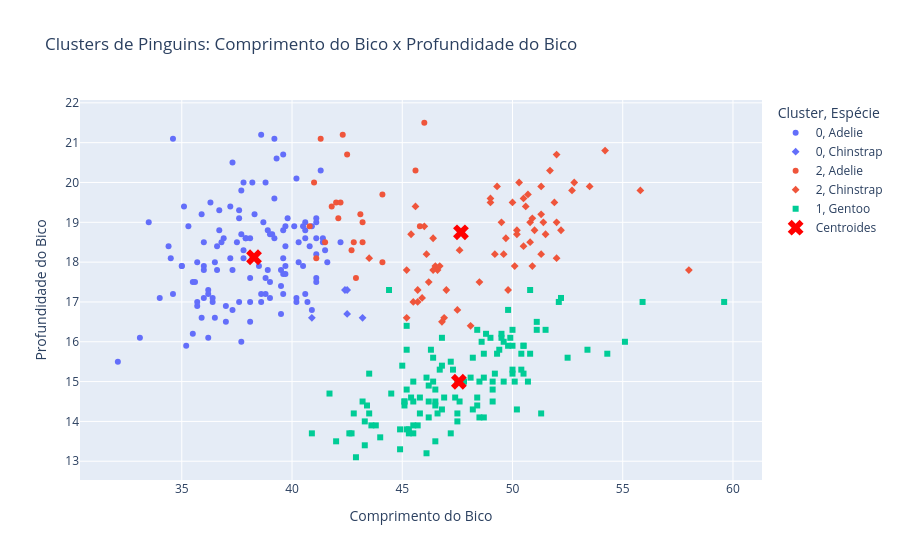

The cell this chart's notebook holds for it:
### Code cell
# Plotar os pontos dos dados coloridos pelo cluster
fig = px.scatter(
    df_clusters,
    x='bill_length_mm',
    y='bill_depth_mm',
    color='cluster',
    symbol='species',
    title='Clusters de Pinguins: Comprimento do Bico x Profundidade do Bico',
    labels={
        'bill_length_mm': 'Comprimento do Bico',
        'bill_depth_mm': 'Profundidade do Bico',
        'cluster': 'Cluster',
        'species': 'Espécie'
    }
)

# Adicionar os centroides ao gráfico
fig.add_scatter(
    x=df_centroides_3['bill_length_mm'],
    y=df_centroides_3['bill_depth_mm'],
    mode='markers',
    marker=dict(color='red', symbol='x', size=14),
    name='Centroides'
)

fig.show()

### Figure 1 — Plotly figure (JSON) as saved in the notebook; plotly's stock layout.template omitted (floating-point values rounded to 4 significant figures)
{"data": [{"hovertemplate": "Cluster=0<br>Espécie=Adelie<br>Comprimento do Bico=%{x}<br>Profundidade do Bico=%{y}<extra></extra>", "legendgroup": "0, Adelie", "marker": {"color": "#636efa", "symbol": "circle"}, "mode": "markers", "name": "0, Adelie", "orientation": "v", "showlegend": true, "type": "scatter", "x": [39.1, 39.5, 40.3, 36.7, 39.3, 38.9, 39.2, 41.1, 38.6, 34.6, 36.6, 38.7, 34.4, 37.8, 37.7, 35.9, 38.2, 38.8, 35.3, 40.6, 40.5, 37.9, 40.5, 39.5, 37.2, 39.5, 40.9, 36.4, 39.2, 38.8, 42.2, 37.6, 39.8, 36.5, 40.8, 36.0, 37.0, 39.6, 41.1, 36.0, 39.6, 40.1, 35.0, 34.5, 41.4, 39.0, 40.6, 36.5, 37.6, 35.7, 37.6, 41.1, 36.4, 41.6, 35.5, 41.1, 35.9, 33.5, 39.7, 39.6, 35.5, 40.9, 37.2, 36.2, 34.6, 36.7, 35.1, 37.3, 41.3, 36.3, 36.9, 38.3, 38.9, 35.7, 34.0, 39.6, 36.2, 38.1, 40.3, 33.1, 35.0, 37.7, 37.8, 37.9, 39.7, 38.6, 38.2, 38.1, 38.1, 39.7, 39.6, 38.6, 37.3, 35.7, 41.1, 36.2, 37.7, 40.2, 41.4, 35.2, 40.6, 38.8, 41.5, 39.0, 38.5, 36.8, 37.5, 38.1, 41.1, 35.6, 40.2, 37.0, 39.7, 40.2, 40.6, 32.1, 40.7, 37.3, 39.0, 39.2, 36.6, 36.0, 37.8, 36.0], "xaxis": "x", "y": [18.7, 17.4, 18.0, 19.3, 20.6, 17.8, 19.6, 17.6, 21.2, 21.1, 17.8, 19.0, 18.4, 18.3, 18.7, 19.2, 18.1, 17.2, 18.9, 18.6, 17.9, 18.6, 18.9, 16.7, 18.1, 17.8, 18.9, 17.0, 21.1, 20.0, 18.5, 19.3, 19.1, 18.0, 18.4, 18.5, 16.9, 18.8, 19.0, 17.9, 17.7, 18.9, 17.9, 18.1, 18.6, 17.5, 18.8, 16.6, 19.1, 16.9, 17.0, 18.2, 17.1, 18.0, 16.2, 19.1, 16.6, 19.0, 18.4, 17.2, 17.5, 16.8, 19.4, 16.1, 17.2, 18.8, 19.4, 17.8, 20.3, 19.5, 18.6, 19.2, 18.8, 18.0, 17.1, 18.1, 17.3, 18.6, 18.5, 16.1, 17.9, 16.0, 20.0, 18.6, 18.9, 17.2, 20.0, 17.0, 16.5, 17.7, 20.7, 17.0, 20.5, 17.0, 18.6, 17.2, 19.8, 17.0, 18.5, 15.9, 19.0, 17.6, 18.3, 17.1, 17.9, 18.5, 18.5, 17.6, 17.5, 17.5, 20.1, 16.5, 17.9, 17.1, 17.2, 15.5, 17.0, 16.8, 18.7, 18.6, 18.4, 17.8, 18.1, 17.1], "yaxis": "y"}, {"hovertemplate": "Cluster=0<br>Espécie=Chinstrap<br>Comprimento do Bico=%{x}<br>Profundidade do Bico=%{y}<extra></extra>", "legendgroup": "0, Chinstrap", "marker": {"color": "#636efa", "symbol": "diamond"}, "mode": "markers", "name": "0, Chinstrap", "orientation": "v", "showlegend": true, "type": "scatter", "x": [42.4, 43.2, 40.9, 42.5, 42.5], "xaxis": "x", "y": [17.3, 16.6, 16.6, 16.7, 17.3], "yaxis": "y"}, {"hovertemplate": "Cluster=2<br>Espécie=Adelie<br>Comprimento do Bico=%{x}<br>Profundidade do Bico=%{y}<extra></extra>", "legendgroup": "2, Adelie", "marker": {"color": "#EF553B", "symbol": "circle"}, "mode": "markers", "name": "2, Adelie", "orientation": "v", "showlegend": true, "type": "scatter", "x": [42.5, 46.0, 44.1, 42.3, 42.0, 41.3, 41.8, 45.8, 42.8, 42.1, 42.9, 41.1, 40.8, 43.2, 41.0, 43.2, 45.6, 42.2, 42.7, 44.1, 43.1, 41.5], "xaxis": "x", "y": [20.7, 21.5, 19.7, 21.2, 19.5, 21.1, 19.4, 18.9, 18.5, 19.1, 17.6, 18.1, 18.9, 18.5, 20.0, 19.0, 20.3, 19.5, 18.3, 18.0, 19.2, 18.5], "yaxis": "y"}, {"hovertemplate": "Cluster=2<br>Espécie=Chinstrap<br>Comprimento do Bico=%{x}<br>Profundidade do Bico=%{y}<extra></extra>", "legendgroup": "2, Chinstrap", "marker": {"color": "#EF553B", "symbol": "diamond"}, "mode": "markers", "name": "2, Chinstrap", "orientation": "v", "showlegend": true, "type": "scatter", "x": [46.5, 50.0, 51.3, 45.4, 52.7, 45.2, 46.1, 51.3, 46.0, 51.3, 46.6, 51.7, 47.0, 52.0, 45.9, 50.5, 50.3, 58.0, 46.4, 49.2, 48.5, 50.6, 46.7, 52.0, 50.5, 49.5, 46.4, 52.8, 54.2, 51.0, 49.7, 47.5, 47.6, 52.0, 46.9, 53.5, 49.0, 46.2, 50.9, 45.5, 50.9, 50.8, 50.1, 49.0, 51.5, 49.8, 48.1, 51.4, 45.7, 50.7, 52.2, 45.2, 49.3, 50.2, 45.6, 51.9, 46.8, 45.7, 55.8, 43.5, 49.6, 50.8, 50.2], "xaxis": "x", "y": [17.9, 19.5, 19.2, 18.7, 19.8, 17.8, 18.2, 18.2, 18.9, 19.9, 17.8, 20.3, 17.3, 18.1, 17.1, 19.6, 20.0, 17.8, 18.6, 18.2, 17.5, 19.4, 17.9, 19.0, 18.4, 19.0, 17.8, 20.0, 20.8, 18.8, 18.6, 16.8, 18.3, 20.7, 16.6, 19.9, 19.5, 17.5, 19.1, 17.0, 17.9, 18.5, 17.9, 19.6, 18.7, 17.3, 16.4, 19.0, 17.3, 19.7, 18.8, 16.6, 19.9, 18.8, 19.4, 19.5, 16.5, 17.0, 19.8, 18.1, 18.2, 19.0, 18.7], "yaxis": "y"}, {"hovertemplate": "Cluster=1<br>Espécie=Gentoo<br>Comprimento do Bico=%{x}<br>Profundidade do Bico=%{y}<extra></extra>", "legendgroup": "1, Gentoo", "marker": {"color": "#00cc96", "symbol": "square"}, "mode": "markers", "name": "1, Gentoo", "orientation": "v", "showlegend": true, "type": "scatter", "x": [46.1, 50.0, 48.7, 50.0, 47.6, 46.5, 45.4, 46.7, 43.3, 46.8, 40.9, 49.0, 45.5, 48.4, 45.8, 49.3, 42.0, 49.2, 46.2, 48.7, 50.2, 45.1, 46.5, 46.3, 42.9, 46.1, 47.8, 48.2, 50.0, 47.3, 42.8, 45.1, 59.6, 49.1, 48.4, 42.6, 44.4, 44.0, 48.7, 42.7, 49.6, 45.3, 49.6, 50.5, 43.6, 45.5, 50.5, 44.9, 45.2, 46.6, 48.5, 45.1, 50.1, 46.5, 45.0, 43.8, 45.5, 43.2, 50.4, 45.3, 46.2, 45.7, 54.3, 45.8, 49.8, 49.5, 43.5, 50.7, 47.7, 46.4, 48.2, 46.5, 46.4, 48.6, 47.5, 51.1, 45.2, 45.2, 49.1, 52.5, 47.4, 50.0, 44.9, 50.8, 43.4, 51.3, 47.5, 52.1, 47.5, 52.2, 45.5, 49.5, 44.5, 50.8, 49.4, 46.9, 48.4, 51.1, 48.5, 55.9, 47.2, 49.1, 46.8, 41.7, 53.4, 43.3, 48.1, 50.5, 49.8, 43.5, 51.5, 46.2, 55.1, 48.8, 47.2, 46.8, 50.4, 45.2, 49.9], "xaxis": "x", "y": [13.2, 16.3, 14.1, 15.2, 14.5, 13.5, 14.6, 15.3, 13.4, 15.4, 13.7, 16.1, 13.7, 14.6, 14.6, 15.7, 13.5, 15.2, 14.5, 15.1, 14.3, 14.5, 14.5, 15.8, 13.1, 15.1, 15.0, 14.3, 15.3, 15.3, 14.2, 14.5, 17.0, 14.8, 16.3, 13.7, 17.3, 13.6, 15.7, 13.7, 16.0, 13.7, 15.0, 15.9, 13.9, 13.9, 15.9, 13.3, 15.8, 14.2, 14.1, 14.4, 15.0, 14.4, 15.4, 13.9, 15.0, 14.5, 15.3, 13.8, 14.9, 13.9, 15.7, 14.2, 16.8, 16.2, 14.2, 15.0, 15.0, 15.6, 15.6, 14.8, 15.0, 16.0, 14.2, 16.3, 13.8, 16.4, 14.5, 15.6, 14.6, 15.9, 13.8, 17.3, 14.4, 14.2, 14.0, 17.0, 15.0, 17.1, 14.5, 16.1, 14.7, 15.7, 15.8, 14.6, 14.4, 16.5, 15.0, 17.0, 15.5, 15.0, 16.1, 14.7, 15.8, 14.0, 15.1, 15.2, 15.9, 15.2, 16.3, 14.1, 16.0, 16.2, 13.7, 14.3, 15.7, 14.8, 16.1], "yaxis": "y"}, {"marker": {"color": "red", "size": 14, "symbol": "x"}, "mode": "markers", "name": "Centroides", "type": "scatter", "x": [38.28, 47.57, 47.66], "y": [18.12, 15.0, 18.75]}], "layout": {"legend": {"title": {"text": "Cluster, Espécie"}, "tracegroupgap": 0}, "title": {"text": "Clusters de Pinguins: Comprimento do Bico x Profundidade do Bico"}, "xaxis": {"anchor": "y", "domain": [0, 1], "title": {"text": "Comprimento do Bico"}}, "yaxis": {"anchor": "x", "domain": [0, 1], "title": {"text": "Profundidade do Bico"}}}}
